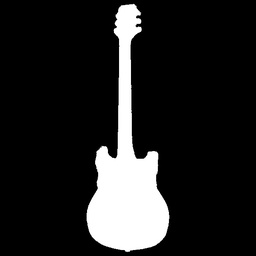
#> input picture template_matching_code/templates/1.double_cut_temp.jpg, 256 x 256 px, shrunk from 600 x 600 before the run, given as the content of the folder ./irregulars/, which was not available
$ python TRIAL_key_point_matching_with_2D_rot.py
#> lines starting #> are read from the running program, lines starting #| are printed output that depends on the picture; pictures that were not available may be replaced by others from this repository, and a replacement may not be noted
import cv2
import numpy as np
import os
import matplotlib.pyplot as plt

# Generate an image pyramid
def generate_pyramid(image, scale_factor=0.75, min_size=(100, 100)):
    pyramid = [image]
    while True:
        new_size = (int(image.shape[1] * scale_factor), int(image.shape[0] * scale_factor))
        if new_size[0] < min_size[0] or new_size[1] < min_size[1]:
            break
        image = cv2.resize(image, new_size)
        pyramid.append(image)
    return pyramid

# Rotate an image by a given angle
def rotate_image(image, angle):
    height, width = image.shape[:2]
    center = (width // 2, height // 2)
    rotation_matrix = cv2.getRotationMatrix2D(center, angle, 1.0)
    rotated_image = cv2.warpAffine(image, rotation_matrix, (width, height))
    return rotated_image

# Keypoint Matching using ORB (can use SIFT if needed)
def keypoint_match(test_image, template_image, check_rotation=False, check_scale=False, rotation_step=5, scale_step=0.1):
    # Use ORB for detecting keypoints
    orb = cv2.ORB_create()

    # Detect keypoints and descriptors for both images
    kp_test, des_test = orb.detectAndCompute(test_image, None)
    kp_template, des_template = orb.detectAndCompute(template_image, None)

    # If there are no keypoints in either image, return a low match
    if des_test is None or des_template is None:
        return 0, []

    # Use Brute Force Matcher to find best matches
    bf = cv2.BFMatcher(cv2.NORM_HAMMING, crossCheck=True)
    matches = bf.match(des_test, des_template)

    return len(matches), matches


def match_multiple_templates(test_image_path, template_folder, output_path, check_rotation=False, rotation_step=5, check_scale=False, scale_step=0.1):
    # Load the test image
#> called with test_image_path = './irregulars/1.double_cut_temp.jpg', template_folder = './templates/', output_path = './matched_results/1.double_cut_temp.jpg', check_rotation = True, rotation_step = 5, check_scale = True, scale_step = 0.1
    test_image = cv2.imread(test_image_path, cv2.IMREAD_GRAYSCALE)
#> test_image is the input picture: shape (256, 256); min 0, max 255, mean 34.1
    if test_image is None:
        raise ValueError("Test image not found!")

    # Generate pyramids for the test image
    test_pyramid = generate_pyramid(test_image)
#> the loop in generate_pyramid, `while True:` made 4 passes
#> pass 3, in generate_pyramid, `image = cv2.resize(image, new_size)`:
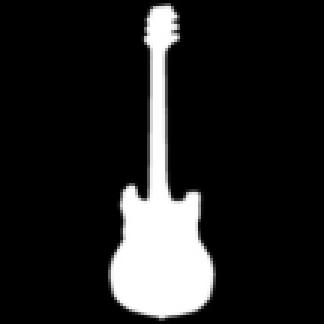
#> image: shape (108, 108) (shown 3 times larger); min 0, max 255, mean 34.1
#> after the loop in generate_pyramid, `while True:`: pyramid = 4 items
#> test_pyramid = 4 items

    # List to store best matches based on template matching and keypoints
    best_matches = {}  # Template matching best scores
    best_keypoints_matches = {}  # Keypoint matches
    best_rotations = {}  # To store the best rotated template for each template

    # Iterate over all templates in the folder
    template_files = [os.path.join(template_folder, f) for f in os.listdir(template_folder) if f.endswith(('.jpg', '.png'))]
    if not template_files:
        raise ValueError("No templates found in the specified folder.")

    for template_path in template_files:
        # Load the template image
        template = cv2.imread(template_path, cv2.IMREAD_GRAYSCALE)
        if template is None:
            print(f"Template {template_path} could not be loaded. Skipping.")
            continue

        # Generate pyramid for the template
        template_pyramid = generate_pyramid(template)
#> template_pyramid = 4 items

        # Best match score (Template Matching)
        best_score = -np.inf
        best_score_rotation = 0
        best_score_scale = 1.0
        best_rotated_template = template  # Default to original template if no rotation needed
        for test_img in test_pyramid:
            for template_img in template_pyramid:
                if template_img.shape[0] > test_img.shape[0] or template_img.shape[1] > test_img.shape[1]:
                    continue  # Skip if the template is larger than the test image

                # Optionally apply rotation and scale for template matching
                if check_rotation:
                    for angle in range(0, 360, rotation_step):
                        rotated_template = rotate_image(template_img, angle)
                        result = cv2.matchTemplate(test_img, rotated_template, cv2.TM_CCOEFF_NORMED)
                        _, max_val, _, _ = cv2.minMaxLoc(result)
                        if max_val > best_score:
                            best_score = max_val
                            best_score_rotation = angle
                            best_score_scale = 1.0
                            best_rotated_template = rotated_template

                if check_scale:
                    scale = 1.0
                    while scale <= 2.0:
                        scaled_template = cv2.resize(template_img, None, fx=scale, fy=scale)
                        if scaled_template.shape[0] > test_img.shape[0] or scaled_template.shape[1] > test_img.shape[1]:
                            break
                        result = cv2.matchTemplate(test_img, scaled_template, cv2.TM_CCOEFF_NORMED)
                        _, max_val, _, _ = cv2.minMaxLoc(result)
                        if max_val > best_score:
                            best_score = max_val
                            best_score_rotation = 0
                            best_score_scale = scale
                            best_rotated_template = scaled_template
                        scale += scale_step
#> this loop made 4 passes
#> pass 1, in rotate_image (call 2), `rotated_image = cv2.warpAffine(image, rotation_matrix, (width, height))`:
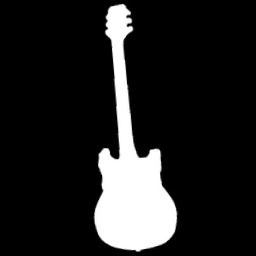
#> rotated_image: shape (256, 256); min 0, max 255, mean 34.1
#> pass 1, in rotate_image (call 3), `rotated_image = cv2.warpAffine(image, rotation_matrix, (width, height))`:
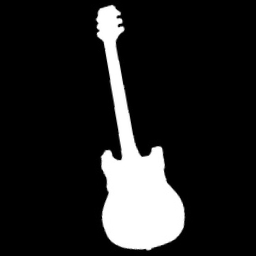
#> rotated_image: shape (256, 256); min 0, max 255, mean 34.1
#> pass 1, in rotate_image (call 4), `rotated_image = cv2.warpAffine(image, rotation_matrix, (width, height))`:
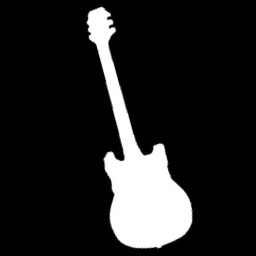
#> rotated_image: shape (256, 256); min 0, max 255, mean 34.1
#> pass 1, in rotate_image (call 5), `rotated_image = cv2.warpAffine(image, rotation_matrix, (width, height))`:
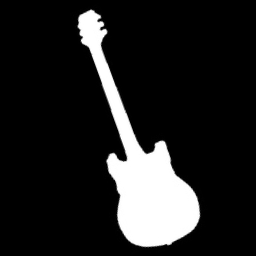
#> rotated_image: shape (256, 256); min 0, max 255, mean 34.1

        # Keypoint Matching (Best match based on keypoints)
        keypoints_score, _ = keypoint_match(test_image, template, check_rotation, check_scale, rotation_step, scale_step)

        # Store the best results for both template matching and keypoints
        best_matches[template_path] = (best_score, best_score_rotation, best_score_scale)
        best_keypoints_matches[template_path] = keypoints_score
        best_rotations[template_path] = best_rotated_template

    # Now calculate the final best match based on both template matching and keypoints
    print("\nTop Scores for Each Template:")  # For displaying all templates' top scores

    final_best_score = -np.inf
    final_best_template = None
    final_best_rotation = 0
    final_best_scale = 1.0
    final_best_keypoints = 0

    print("\nTop Scores for Each Template:")  # For displaying all templates' top scores
    for template_path, (score, rotation, scale) in best_matches.items():

        keypoints_score = best_keypoints_matches[template_path]

        # Here we combine both template matching score and keypoint matching score.
        # We calculate the final score as a weighted sum of both scores.
        final_score = (score + keypoints_score) / 2  # Adjust the weights as necessary

        # Print the top scores for each template
        print(f"\nTemplate: {os.path.basename(template_path)}")
        print(f"  Template Matching Score: {score:.4f}, Rotation: {rotation}°, Scale: {scale:.2f}")
        print(f"  Keypoint Matching Score: {keypoints_score:.4f}")
        print(f"  Final Combined Score (Template + Keypoints): {final_score:.4f}")
        print("-" * 40)

        # Update if this template has the highest combined score
        if final_score > final_best_score:
            final_best_score = final_score
            final_best_template = template_path
            final_best_rotation = rotation
            final_best_scale = scale
            final_best_keypoints = keypoints_score
#> this loop made 4 passes
#> (template_path, score, scale) on passes 1 to 4: ('./templates/1.double_cut_temp.jpg', 1, 1), ('./templates/2.tele_temp.jpg', 0.961, 1.3), ('./templates/3.single_cut_temp.jpg', 0.975, 1), ('./templates/4.jazz_temp.jpg', 0.955, 1.5)
#> (printed output is left out)

    # Print the final best result
    print(f"\nBest Final Match for Test Image: {test_image_path}")
    print(f"  Best Template: {os.path.basename(final_best_template)}")
#|   Best Template: 1.double_cut_temp.jpg
    print(f"  Template Matching: Confidence {best_matches[final_best_template][0]:.4f}, Rotation {360 - final_best_rotation}°, Scale {final_best_scale:.2f}")
#|   Template Matching: Confidence 1.0000, Rotation 360°, Scale 1.00
    print(f"  Keypoint Matching: Points Matched: {final_best_keypoints}")
#|   Keypoint Matching: Points Matched: 112
    print(f"  Final Combined Score: {final_best_score:.4f}")
#|   Final Combined Score: 56.5000

    # Display the result with the best matching template and its score
    matched_image = cv2.imread(test_image_path, cv2.IMREAD_GRAYSCALE)
    best_template_img = cv2.imread(final_best_template, cv2.IMREAD_GRAYSCALE)
    best_rotated_template_img = rotate_image(best_rotated_template, 360 - final_best_rotation)  # Apply reverse rotation
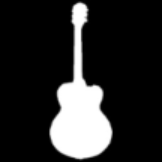
#> best_rotated_template_img: shape (162, 162); min 0, max 255, mean 42.4

    h, w = best_template_img.shape
    matched_image = cv2.cvtColor(matched_image, cv2.COLOR_GRAY2BGR)
    location = (0, 0)  # Placeholder for location (adjust this as needed)
    cv2.rectangle(matched_image, location, (location[0] + w, location[1] + h), (0, 255, 0), 2)

    match_text = f"Best Match: {os.path.basename(final_best_template)}\nConfidence: {best_matches[final_best_template][0]:.4f}, Rotation: {360 - final_best_rotation}°, Scale: {final_best_scale:.2f}"
    cv2.putText(matched_image, match_text, (10, 30), cv2.FONT_HERSHEY_SIMPLEX, 0.7, (0, 255, 0), 2)
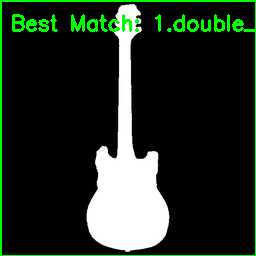
#> matched_image: shape (256, 256, 3); mean B, G, R 33.5, 45.7, 33.5

    output_path = f"{output_path}_final_best_match_{os.path.basename(final_best_template)}.png"
    cv2.imwrite(output_path, matched_image)

    # Display images
    plt.figure(figsize=(10, 5))
    plt.subplot(1, 4, 1)
    plt.title(f"Test Image")
    plt.imshow(matched_image)
    plt.subplot(1, 4, 2)
    plt.title(f"Best Matching Template")
    plt.imshow(best_template_img, cmap="gray")
    plt.subplot(1, 4, 3)
    plt.title(f"Best Rotated Template")
    plt.imshow(best_rotated_template_img, cmap="gray")
    plt.subplot(1, 4, 4)
    plt.title(f"Matched Result")
    plt.imshow(cv2.cvtColor(matched_image, cv2.COLOR_BGR2RGB))
    plt.tight_layout()
    plt.show()


# Main function to process all test images
def match_multiple_templates_for_all_tests(test_images_folder, template_folder, output_folder, check_rotation=False, rotation_step=5, check_scale=False, scale_step=0.1):
    test_images = [os.path.join(test_images_folder, f) for f in os.listdir(test_images_folder) if f.endswith(('.jpg', '.png'))]
    if not test_images:
        raise ValueError("No test images found in the specified folder.")

    for test_image_path in test_images:
        output_path = os.path.join(output_folder, os.path.basename(test_image_path))
        print(f"Processing test image: {test_image_path}")
        match_multiple_templates(test_image_path, template_folder, output_path, check_rotation, rotation_step, check_scale, scale_step)

if __name__ == "__main__":
    test_images_folder = "./irregulars/"  # Replace with test images folder path
    template_folder = "./templates/"  # Replace with templates folder path
    output_folder = "./matched_results/"  # Replace with desired output folder path

    match_multiple_templates_for_all_tests(test_images_folder, template_folder, output_folder, check_rotation=True, rotation_step=5, check_scale=True, scale_step=0.1)
